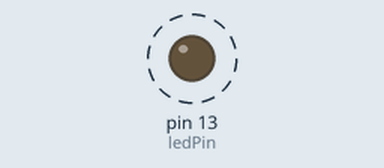
The sketch below on a simulated Arduino Uno, built with avr-gcc and run on an emulated ATmega328P. Parts: output pins drawn as LEDs (lit = HIGH). Dashed ring = blinking.

Above: at 0.2 s.
Timing chart, 0 to 3.0 s (numbered marks = the images above):
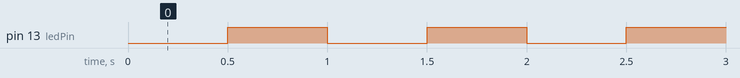

Measured:
- by itself, pin 13 (ledPin): alternates HIGH for 0.50 s and LOW for 0.50 s

The sketch:

TimerDemo.ino
```cpp
// Blink an LED using an interrupt directly off of the Arduino timer.

#include "TimerOne.h"

const int ledPin = 13;

// Set up a timer with a 500,000 microsecond (0.5 s) interval.
// The LED will blink once per second, 1 cycle on-and-off.
void setup() {
  pinMode(ledPin, OUTPUT);
  Timer1.initialize(500000);
  Timer1.attachInterrupt(timerInterrupt);
}

// Custom timer interrupt routine to toggle the LED.
void timerInterrupt() {
  digitalWrite(ledPin, digitalRead(ledPin)^1);
}

void loop() {
  // TODO: Add code here.
}
```
